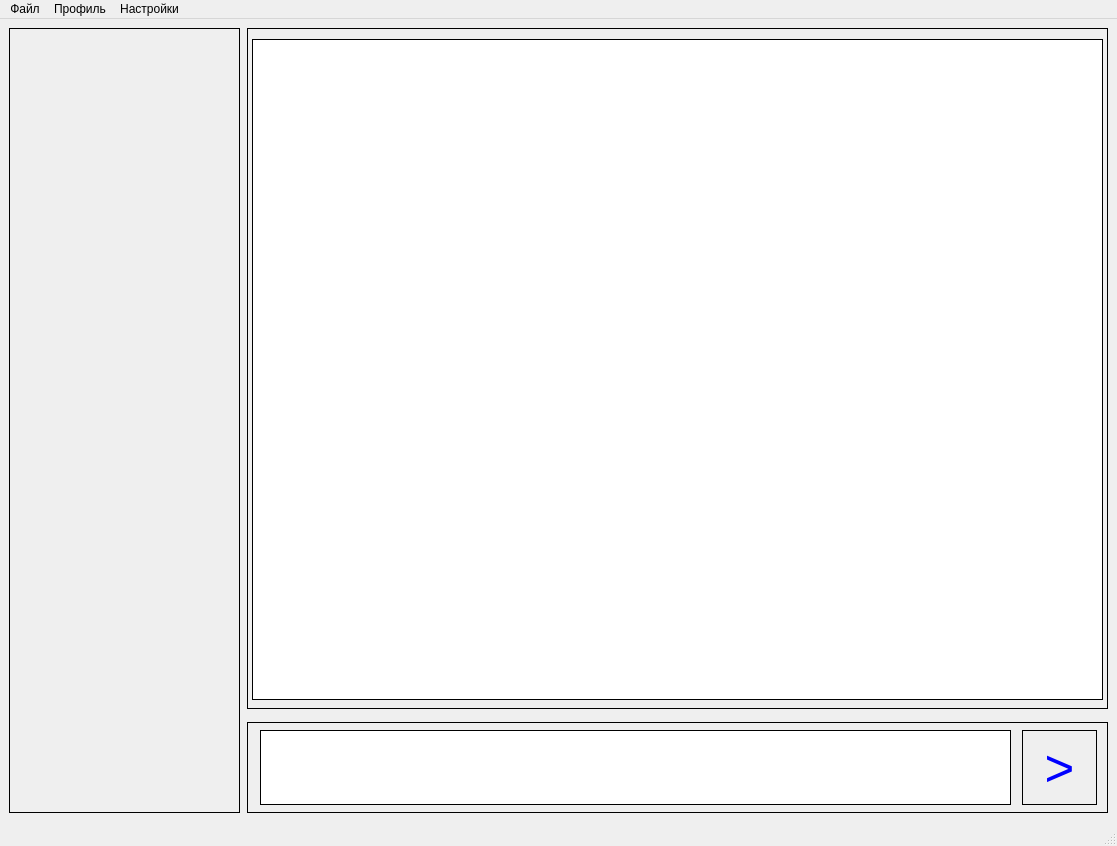
<?xml version="1.0" encoding="UTF-8"?>
<ui version="4.0">
 <class>MainWindow</class>
 <widget class="QMainWindow" name="MainWindow">
  <property name="geometry">
   <rect>
    <x>0</x>
    <y>0</y>
    <width>1117</width>
    <height>846</height>
   </rect>
  </property>
  <property name="windowTitle">
   <string>MainWindow</string>
  </property>
  <widget class="QWidget" name="centralwidget">
   <widget class="QFrame" name="frame">
    <property name="geometry">
     <rect>
      <x>9</x>
      <y>9</y>
      <width>231</width>
      <height>785</height>
     </rect>
    </property>
    <property name="styleSheet">
     <string notr="true">border: 1px solid black;</string>
    </property>
    <property name="frameShape">
     <enum>QFrame::StyledPanel</enum>
    </property>
    <property name="frameShadow">
     <enum>QFrame::Raised</enum>
    </property>
   </widget>
   <widget class="QFrame" name="frame_2">
    <property name="geometry">
     <rect>
      <x>247</x>
      <y>9</y>
      <width>861</width>
      <height>681</height>
     </rect>
    </property>
    <property name="styleSheet">
     <string notr="true">border: 1px solid black</string>
    </property>
    <property name="frameShape">
     <enum>QFrame::StyledPanel</enum>
    </property>
    <property name="frameShadow">
     <enum>QFrame::Raised</enum>
    </property>
    <widget class="QTextBrowser" name="MessageDisplay">
     <property name="geometry">
      <rect>
       <x>5</x>
       <y>11</y>
       <width>851</width>
       <height>661</height>
      </rect>
     </property>
    </widget>
   </widget>
   <widget class="QFrame" name="frame_3">
    <property name="geometry">
     <rect>
      <x>247</x>
      <y>703</y>
      <width>861</width>
      <height>91</height>
     </rect>
    </property>
    <property name="styleSheet">
     <string notr="true">border: 1px solid black</string>
    </property>
    <property name="frameShape">
     <enum>QFrame::StyledPanel</enum>
    </property>
    <property name="frameShadow">
     <enum>QFrame::Raised</enum>
    </property>
    <widget class="QTextEdit" name="MessageToSend">
     <property name="geometry">
      <rect>
       <x>13</x>
       <y>8</y>
       <width>751</width>
       <height>75</height>
      </rect>
     </property>
     <property name="styleSheet">
      <string notr="true">
border: 1px solid black</string>
     </property>
    </widget>
    <widget class="QPushButton" name="Send">
     <property name="geometry">
      <rect>
       <x>775</x>
       <y>8</y>
       <width>75</width>
       <height>75</height>
      </rect>
     </property>
     <property name="font">
      <font>
       <pointsize>38</pointsize>
      </font>
     </property>
     <property name="cursor">
      <cursorShape>PointingHandCursor</cursorShape>
     </property>
     <property name="styleSheet">
      <string notr="true">color: blue</string>
     </property>
     <property name="text">
      <string>&gt;</string>
     </property>
     <property name="icon">
      <iconset theme="applications-engineering">
       <normaloff>.</normaloff>.</iconset>
     </property>
    </widget>
   </widget>
  </widget>
  <widget class="QMenuBar" name="menubar">
   <property name="geometry">
    <rect>
     <x>0</x>
     <y>0</y>
     <width>1117</width>
     <height>22</height>
    </rect>
   </property>
   <widget class="QMenu" name="menu">
    <property name="title">
     <string>Файл</string>
    </property>
   </widget>
   <widget class="QMenu" name="menu_2">
    <property name="title">
     <string>Профиль</string>
    </property>
   </widget>
   <widget class="QMenu" name="menu_3">
    <property name="title">
     <string>Настройки</string>
    </property>
   </widget>
   <addaction name="menu"/>
   <addaction name="menu_2"/>
   <addaction name="menu_3"/>
  </widget>
  <widget class="QStatusBar" name="statusbar"/>
 </widget>
 <resources/>
 <connections/>
</ui>
